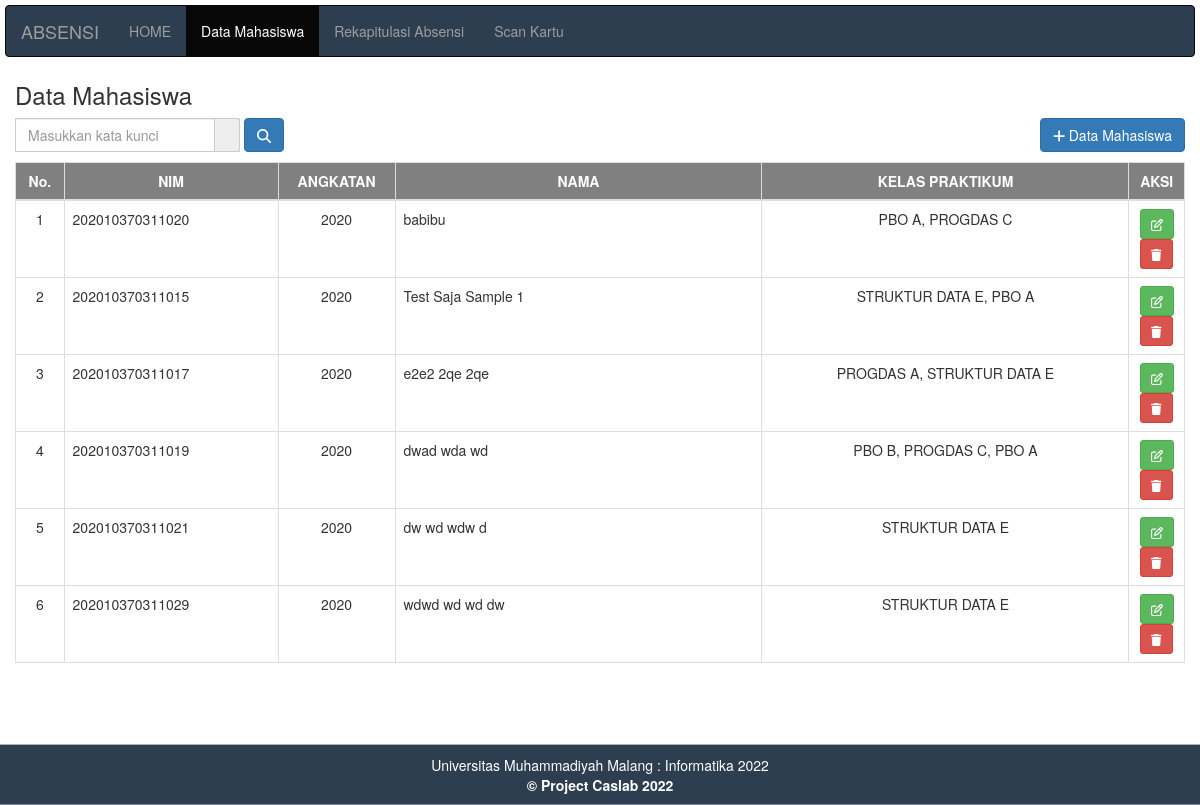
The app's page /datamahasiswa.php, older data.
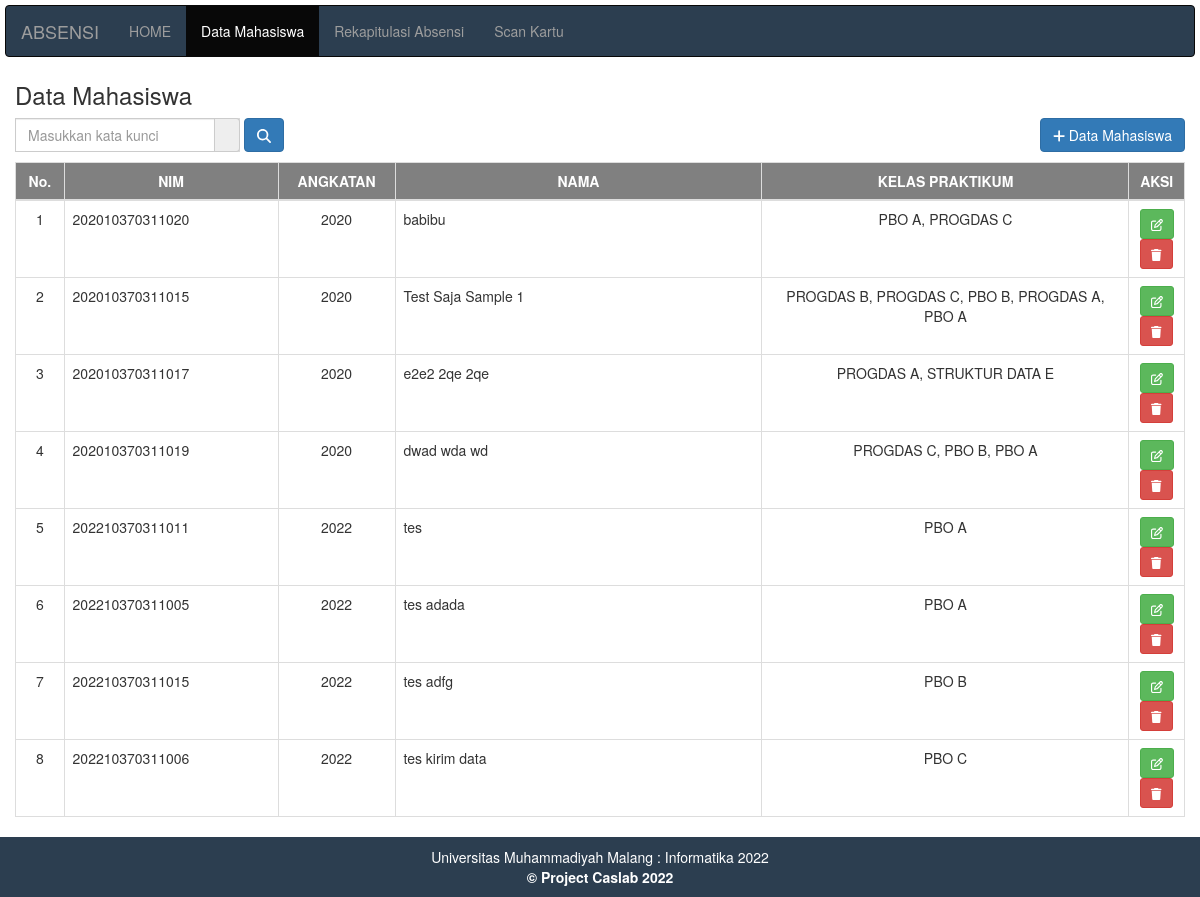
The same page, newer data.
### tables this page shows
CREATE TABLE `mahasiswa` (
  `id` int(15) NOT NULL,
  `nokartu` varchar(15) NOT NULL,
  `nama` varchar(50) NOT NULL,
  `id_kelas` varchar(10) NOT NULL
);

### datamahasiswa.php (the view, shortened to what this page needs)
<!DOCTYPE html>
<html>
    <head>
        <?php include "header.php"; ?>
       <link rel="stylesheet" type="text/css" href="style.css">
        <link rel="stylesheet" type="text/css" href="./fontawesome-free-6.4.0-web/css/all.min.css">
    </head>
    <body>
        <?php include "menu.php"; ?>
        <div class="container-fluid" style="width:100%;">
            <h3>Data Mahasiswa</h3>
            <div class="table-header" style="float: left; margin-right: 0;">
                <form method="GET" action="" class="form-inline">
                    <div class="input-group" style="color: blue; background-color: #d9d9d9;">
                            <input type="text" class="form-control" id="inputSearch" name="q" placeholder="Masukkan kata kunci" style="width: 200px; background-color: white;"
                            value="<?php echo isset($_GET['q']) ? $_GET['q'] : '' ?>">
                                <div class="input-group-addon" >
                                </div>
                        </div>
                    <button type="submit" class="btn btn-primary"><i class="fa-solid fa-magnifying-glass"></i></button>
                </form>
            </div>
                <div class="table-header" style="float: right;">
                    <a href="tambah.php"><button class="btn btn-primary"><i class="fa-solid fa-plus"></i> Data Mahasiswa</button></a>
                </div>
                <table class="table table-bordered" style="margin-top: 10px; ">
                    <thead>
                        <tr style="background-color: grey; color: white; height:100%;">
                            <th style="width: 10px; text-align: center" >No.</th>
                            <th style="width: 175px; text-align: center">NIM</th>
                            <th style="width: 10%; text-align: center">ANGKATAN</th>
                            <th style="width: 300px; text-align: center">NAMA</th>
                            <th style="width: 300px; text-align: center">KELAS PRAKTIKUM</th>
                            <th style="width: 4.75%; text-align: center">AKSI</th>
                        </tr>
                    </thead>
            <tbody>
                        <?php
                        include "koneksi.php";
                    if(isset($_GET['q']) && $_GET['q'] != '') {
                        $keyword = $_GET['q'];
                        $sql = mysqli_query($konek, "SELECT mahasiswa.*, GROUP_CONCAT(kelas.kelas_praktikum SEPARATOR ', ') as kelas_praktikum
                                FROM mahasiswa
                                LEFT JOIN kelas ON FIND_IN_SET(kelas.id_kelas, mahasiswa.id_kelas)
                                WHERE mahasiswa.nokartu LIKE '%$keyword%' OR mahasiswa.nama LIKE '%$keyword%' OR kelas.kelas_praktikum LIKE '%$keyword%'
                                GROUP BY mahasiswa.id");
                    } else {
                        $sql = mysqli_query($konek, "SELECT mahasiswa.*, GROUP_CONCAT(kelas.kelas_praktikum SEPARATOR ', ') as kelas_praktikum FROM mahasiswa LEFT JOIN kelas ON FIND_IN_SET(kelas.id_kelas, mahasiswa.id_kelas) GROUP BY mahasiswa.id");
                    }
                        $no = 0;
                        while($data = mysqli_fetch_array($sql))
                        {
                            $no++;
                            $angkatan = substr($data['nokartu'], 0, 4);
                        ?>
                        <tr>
                            <td style="text-align: center"> <?php echo $no; ?> </td>
                            <td> <?php echo $data['nokartu']; ?> </td>
                            <td style="text-align: center"> <?php echo $angkatan; ?> </td>
                            <td> <?php echo $data['nama']; ?> </td>
                            <td style="text-align: center;"> <?php echo $data['kelas_praktikum']; ?> </td>
                            <td style="text-align: center;">
                                <a href="edit.php?id=<?php echo $data['id']; ?>" ><button class="btn btn-success btn-sm"><i class="fa-regular fa-pen-to-square"></i></button></a>
                                <button type="button" class="btn btn-danger btn-sm" data-toggle="modal" data-target="#hapusModal<?php echo $data['id']; ?>"><i class="fa-solid fa-trash"></i></button>
                            </td>
                        </tr>
                        </div>
                        <?php } ?>
    </body>
    <?php include "footer.php"?>
</html>

### header.php (shortened to what this page needs)
<link rel="stylesheet" type="text/css" href="css/bootstrap.min.css">

### menu.php
<nav class="navbar navbar-inverse" style="background-color: #2c3e50; margin: 5px;">
    <div class="container-fluid" style="color: white;">
        <div class="navbar-header" style=>
            <a href="#" class="navbar-brand">ABSENSI</a>
        </div>
        <ul class="nav navbar-nav">
            <li <?php if(basename($_SERVER['PHP_SELF'])=='index.php'){echo 'class="active " ';} ?>> <a href="index.php">HOME </a> </li>
            <li <?php if(in_array(basename($_SERVER['PHP_SELF']), ['datamahasiswa.php', 'edit.php', 'tambah.php'])){echo 'class="active"';} ?>> <a href="datamahasiswa.php"> Data Mahasiswa </a> </li>
            <li <?php if(basename($_SERVER['PHP_SELF'])=='absensi.php'){echo 'class="active"';} ?>> <a href="absensi.php"> Rekapitulasi Absensi </a> </li>
            <li <?php if(basename($_SERVER['PHP_SELF'])=='scan.php'){echo 'class="active"';} ?>> <a href="scan.php"> Scan Kartu </a> </li>
        </ul>
    </div>
</nav>

### footer.php
<div class="footer" style="text-align: center; background-color: #2c3e50";>
    Universitas Muhammadiyah Malang : Informatika 2022 <br>
    <strong> © Project Caslab 2022 <strong>
</div>

### style.css (style rules this page uses)
body { min-height: 100vh; }
.footer { position: sticky; top: 100%; margin-top: auto; width: 100%; color: white; background-color: black; padding: 10px; text-align: center; }
body { margin: 0px; }

Row changes from the older to the newer data that the page shows:
removed mahasiswa: nokartu "202010370311021", nokartu "2020", nama "dw wd wdw d", kelas_praktikum "STRUKTUR DATA E"
removed mahasiswa: nokartu "202010370311029", nokartu "2020", nama "wdwd wd wd dw", kelas_praktikum "STRUKTUR DATA E"
changed mahasiswa "Test Saja Sample 1": kelas_praktikum "STRUKTUR DATA E, PBO A" → "PROGDAS B, PROGDAS C, PBO B, PROGDAS A, PBO A"
computed for mahasiswa "dwad wda wd": kelas_praktikum "PBO B, PROGDAS C, PBO A" → "PROGDAS C, PBO B, PBO A"
added mahasiswa: nokartu "202210370311011", nokartu "2022", nama "tes", kelas_praktikum "PBO A"
added mahasiswa: nokartu "202210370311005", nokartu "2022", nama "tes adada", kelas_praktikum "PBO A"
added mahasiswa: nokartu "202210370311015", nokartu "2022", nama "tes adfg", kelas_praktikum "PBO B"
added mahasiswa: nokartu "202210370311006", nokartu "2022", nama "tes kirim data", kelas_praktikum "PBO C"
